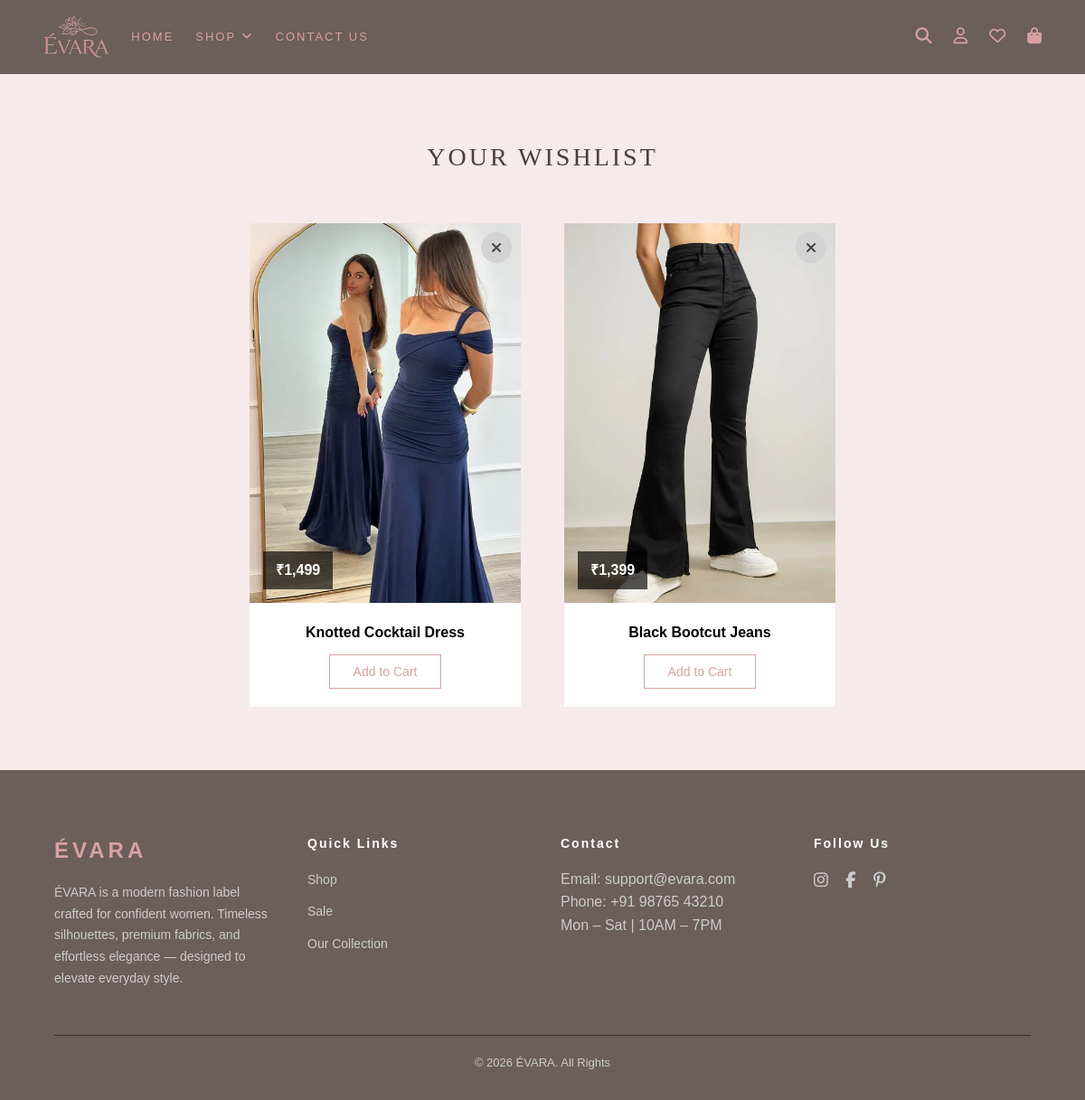
The app's page /wishlist (signed in) with its own data.
### tables this page shows
CREATE TABLE product_images (id integer primary key  autoincrement, product_id integer, image_url text not null, type TEXT, foreign key(product_id) references products(id));

CREATE TABLE products ( id INTEGER PRIMARY KEY AUTOINCREMENT, name TEXT NOT NULL, description TEXT, price NUMERIC NOT NULL, sale_price NUMERIC, category_id INTEGER, stock INTEGER, is_featured BOOLEAN, created_at DATETIME DEFAULT CURRENT_TIMESTAMP, FOREIGN KEY(category_id) REFERENCES categories(id));

### app.py (the view)
@app.route('/wishlist')
def wishlist():
    if 'user_id' not in session:
        return redirect(url_for('login'))
    with get_db_connection() as conn:
        products = conn.execute("SELECT * FROM products JOIN product_images ON product_images.product_id = products.id JOIN wishlist ON products.id = wishlist.product_id WHERE product_images.type = 'f' AND wishlist.user_id = ?", (session['user_id'],)).fetchall()
        cart_ids = []
        if 'user_id' in session:
            rows = conn.execute("SELECT product_id FROM cart WHERE user_id = ?",(session['user_id'],)).fetchall()
            cart_ids = [row['product_id'] for row in rows]
    return render_template("wishlist.html", products=products, cart_ids=cart_ids)

### app.py (called while the page is built)
def get_db_connection():
    conn = sqlite3.connect("app.db")
    conn.row_factory = sqlite3.Row
    return conn

### helpers.py (called while the page is built)
def rs(value):
    return f"₹{value:,}"

### templates/wishlist.html (shortened to what this page needs)
{% extends "layout.html" %}
{% block content %}
         {% if products %}
            <div class="cart-page">
               <h1 class="cart-title">YOUR WISHLIST</h1>
               <div class="item-cards">
                  {%  for product in products %}
                  <div class="item-card" data-link="{{ url_for('product_detail', id=product['id']) }}">
                     <div class="card-img">
                        <img src="{{ url_for('static', filename=product['image_url']) }}">
                        <form class="wishlist-remove-form" action="{{ url_for('toggle_wishlist', product_id=product['id']) }}" method="POST">
                           <button type="submit" class="wishlist-remove-btn">
                              <i class="fa-solid fa-xmark"></i>
                           </button>
                        </form>
                        <span class="price-tag">
                              {% if product['sale_price'] %}
                                 <span class="old-price">{{ rs(product['price']) }}</span>
                                 <span class="new-price">{{ rs(product['sale_price']) }}</span>
                              {% else %}
                                 <span class="new-price">{{ rs(product['price']) }}</span>
                              {% endif %}
                        </span>
                     </div>
                     <div class="card-info">
                        <h5>{{ product['name'] }}</h5>
                        <form action="{{ url_for('toggle_cart', product_id=product['id']) }}" method="POST">
                              {% if product['id'] in cart_ids %}
                                 <button class="add-cart-added">Added ✓</button>
                              {% else %}
                                 <button class="add-cart">Add to Cart</button>
                              {% endif %}
                        </form>
                     </div>
                  </div>
                  {% endfor %}
               </div>
            </div>
         {% endif %}
{% endblock %}

### static/style.css (style rules this page uses)
* { margin: 0; padding: 0; box-sizing: border-box; }
body { background-color: #f7eaea; font-family: Arial, sans-serif; line-height: 1.6; width: 100%; overflow-x: hidden; }
h1 { font-size: clamp(2rem, 6vw, 4rem); color: #d8a1a1; font-family: "AmstelvarAlpha", serif; letter-spacing: 0.25rem; transition: transform 0.1s ease-out; text-align: center; margin-bottom: 2rem; }
.item-cards { display: flex; gap: 3rem; justify-content: center; flex-wrap: wrap; }
.item-card { width: 300px; max-width: 100%; background: #fff; overflow: hidden; transition: transform 0.4s ease; cursor: pointer; }
.card-img { position: relative; width: 100%; padding-top: 140%; overflow: hidden; }
.card-img img { position: absolute; top: 0; left: 0; width: 100%; height: 100%; object-fit: cover; object-position: center; }
.price-tag { position: absolute; bottom: 15px; left: 15px; background: rgba(0,0,0,0.65); padding: 8px 14px; display: flex; gap: 10px; align-items: center; z-index: 2; }
.new-price { color: #fff; font-size: 16px; font-weight: bold; }
.card-info { padding: 20px; text-align: center; }
.card-info h5 { margin-bottom: 12px; font-size: 16px; }
.add-cart { padding: 10px 26px; background: transparent; border: 1px solid #d8a1a1; color: #d8a1a1; cursor: pointer; transition: all 0.3s ease; font-size: 14px; }
.cart-page { padding: 70px 10%; min-height: 80vh; }
.cart-title { text-align: center; font-size: 28px; letter-spacing: 3px; margin-bottom: 50px; font-weight: 500; color: #4a3f3f; }
.wishlist-remove-form { position: absolute; top: 10px; right: 10px; }
.wishlist-remove-btn { background: lightgrey; border: none; width: 34px; height: 34px; border-radius: 50%; cursor: pointer; display: flex; align-items: center; justify-content: center; transition: 0.3s ease; }
.wishlist-remove-btn i { font-size: 16px; color: #444; transition: 0.3s ease; }

### records on screen
product_images: image_url (picture), name "Knotted Cocktail Dress"
products: price "₹1,499"
product_images: image_url (picture), name "Black Bootcut Jeans"
products: price "₹1,399"
